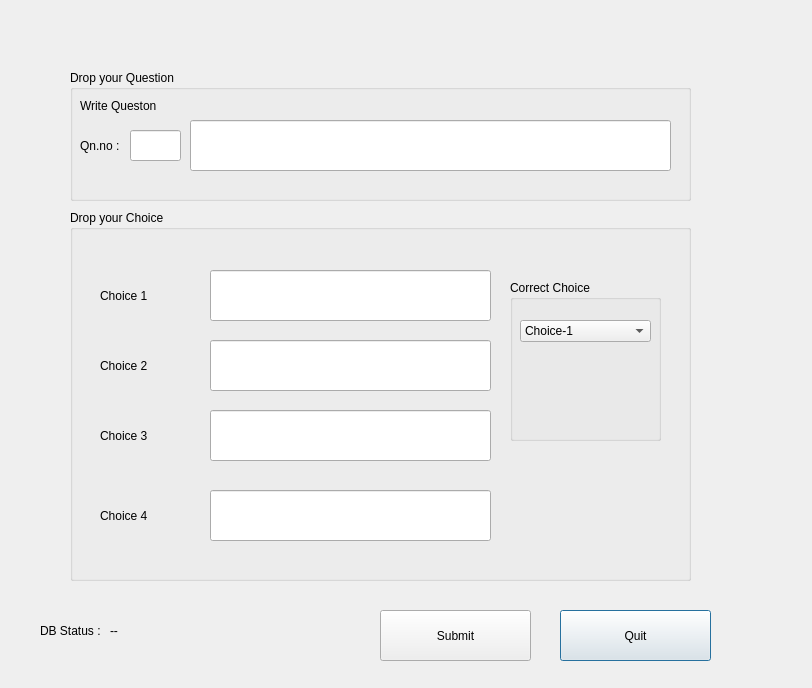
<?xml version="1.0" encoding="UTF-8"?>
<ui version="4.0">
 <class>admin_tech_hard</class>
 <widget class="QDialog" name="admin_tech_hard">
  <property name="geometry">
   <rect>
    <x>0</x>
    <y>0</y>
    <width>812</width>
    <height>688</height>
   </rect>
  </property>
  <property name="windowTitle">
   <string>Dialog</string>
  </property>
  <widget class="QPushButton" name="quit">
   <property name="geometry">
    <rect>
     <x>560</x>
     <y>610</y>
     <width>151</width>
     <height>51</height>
    </rect>
   </property>
   <property name="styleSheet">
    <string notr="true">QPushButton {background-color: white;
    border-style: outset;
    border-width: 2px;
    border-color: black;
    border-radius: 3px;
    font: bold 18px;
    padding: 3px;
color:black;
};</string>
   </property>
   <property name="text">
    <string>Quit</string>
   </property>
  </widget>
  <widget class="QLabel" name="qn_db_status">
   <property name="geometry">
    <rect>
     <x>110</x>
     <y>620</y>
     <width>91</width>
     <height>21</height>
    </rect>
   </property>
   <property name="text">
    <string>--</string>
   </property>
  </widget>
  <widget class="QLabel" name="label_3">
   <property name="geometry">
    <rect>
     <x>40</x>
     <y>620</y>
     <width>91</width>
     <height>21</height>
    </rect>
   </property>
   <property name="text">
    <string>DB Status :</string>
   </property>
  </widget>
  <widget class="QGroupBox" name="choice_box">
   <property name="geometry">
    <rect>
     <x>70</x>
     <y>210</y>
     <width>621</width>
     <height>371</height>
    </rect>
   </property>
   <property name="title">
    <string>Drop your Choice</string>
   </property>
   <widget class="QLabel" name="label_7">
    <property name="geometry">
     <rect>
      <x>30</x>
      <y>280</y>
      <width>101</width>
      <height>51</height>
     </rect>
    </property>
    <property name="text">
     <string>Choice 4</string>
    </property>
   </widget>
   <widget class="QLineEdit" name="choice_2">
    <property name="geometry">
     <rect>
      <x>140</x>
      <y>130</y>
      <width>281</width>
      <height>51</height>
     </rect>
    </property>
   </widget>
   <widget class="QLabel" name="label_5">
    <property name="geometry">
     <rect>
      <x>30</x>
      <y>130</y>
      <width>101</width>
      <height>51</height>
     </rect>
    </property>
    <property name="text">
     <string>Choice 2</string>
    </property>
   </widget>
   <widget class="QLineEdit" name="choice_1">
    <property name="geometry">
     <rect>
      <x>140</x>
      <y>60</y>
      <width>281</width>
      <height>51</height>
     </rect>
    </property>
   </widget>
   <widget class="QLineEdit" name="choice_4">
    <property name="geometry">
     <rect>
      <x>140</x>
      <y>280</y>
      <width>281</width>
      <height>51</height>
     </rect>
    </property>
   </widget>
   <widget class="QLineEdit" name="choice_3">
    <property name="geometry">
     <rect>
      <x>140</x>
      <y>200</y>
      <width>281</width>
      <height>51</height>
     </rect>
    </property>
   </widget>
   <widget class="QLabel" name="label_6">
    <property name="geometry">
     <rect>
      <x>30</x>
      <y>200</y>
      <width>101</width>
      <height>51</height>
     </rect>
    </property>
    <property name="text">
     <string>Choice 3</string>
    </property>
   </widget>
   <widget class="QLabel" name="label_4">
    <property name="geometry">
     <rect>
      <x>30</x>
      <y>60</y>
      <width>101</width>
      <height>51</height>
     </rect>
    </property>
    <property name="text">
     <string>Choice 1</string>
    </property>
   </widget>
   <widget class="QGroupBox" name="crt_choice">
    <property name="geometry">
     <rect>
      <x>440</x>
      <y>70</y>
      <width>151</width>
      <height>161</height>
     </rect>
    </property>
    <property name="title">
     <string>Correct Choice</string>
    </property>
    <widget class="QComboBox" name="comboBox">
     <property name="geometry">
      <rect>
       <x>10</x>
       <y>40</y>
       <width>131</width>
       <height>22</height>
      </rect>
     </property>
     <item>
      <property name="text">
       <string>Choice-1</string>
      </property>
     </item>
     <item>
      <property name="text">
       <string>Choice-2</string>
      </property>
     </item>
     <item>
      <property name="text">
       <string>Choice-3</string>
      </property>
     </item>
     <item>
      <property name="text">
       <string>Choice-4</string>
      </property>
     </item>
    </widget>
   </widget>
  </widget>
  <widget class="QPushButton" name="submitbtn">
   <property name="geometry">
    <rect>
     <x>380</x>
     <y>610</y>
     <width>151</width>
     <height>51</height>
    </rect>
   </property>
   <property name="styleSheet">
    <string notr="true">QPushButton {background-color: white;
    border-style: outset;
    border-width: 2px;
    border-color: black;
    border-radius: 3px;
    font: bold 18px;
    padding: 3px;
color:black;
};</string>
   </property>
   <property name="text">
    <string>Submit</string>
   </property>
  </widget>
  <widget class="QGroupBox" name="qn_box">
   <property name="geometry">
    <rect>
     <x>70</x>
     <y>70</y>
     <width>621</width>
     <height>131</height>
    </rect>
   </property>
   <property name="title">
    <string>Drop your Question</string>
   </property>
   <widget class="QLabel" name="label_2">
    <property name="geometry">
     <rect>
      <x>10</x>
      <y>10</y>
      <width>161</width>
      <height>51</height>
     </rect>
    </property>
    <property name="text">
     <string>Write Queston</string>
    </property>
   </widget>
   <widget class="QLineEdit" name="qn_editor">
    <property name="geometry">
     <rect>
      <x>120</x>
      <y>50</y>
      <width>481</width>
      <height>51</height>
     </rect>
    </property>
   </widget>
   <widget class="QLabel" name="label">
    <property name="geometry">
     <rect>
      <x>10</x>
      <y>60</y>
      <width>51</width>
      <height>31</height>
     </rect>
    </property>
    <property name="text">
     <string>Qn.no :</string>
    </property>
   </widget>
   <widget class="QLineEdit" name="qn_number">
    <property name="geometry">
     <rect>
      <x>60</x>
      <y>60</y>
      <width>51</width>
      <height>31</height>
     </rect>
    </property>
   </widget>
  </widget>
 </widget>
 <resources/>
 <connections/>
</ui>
